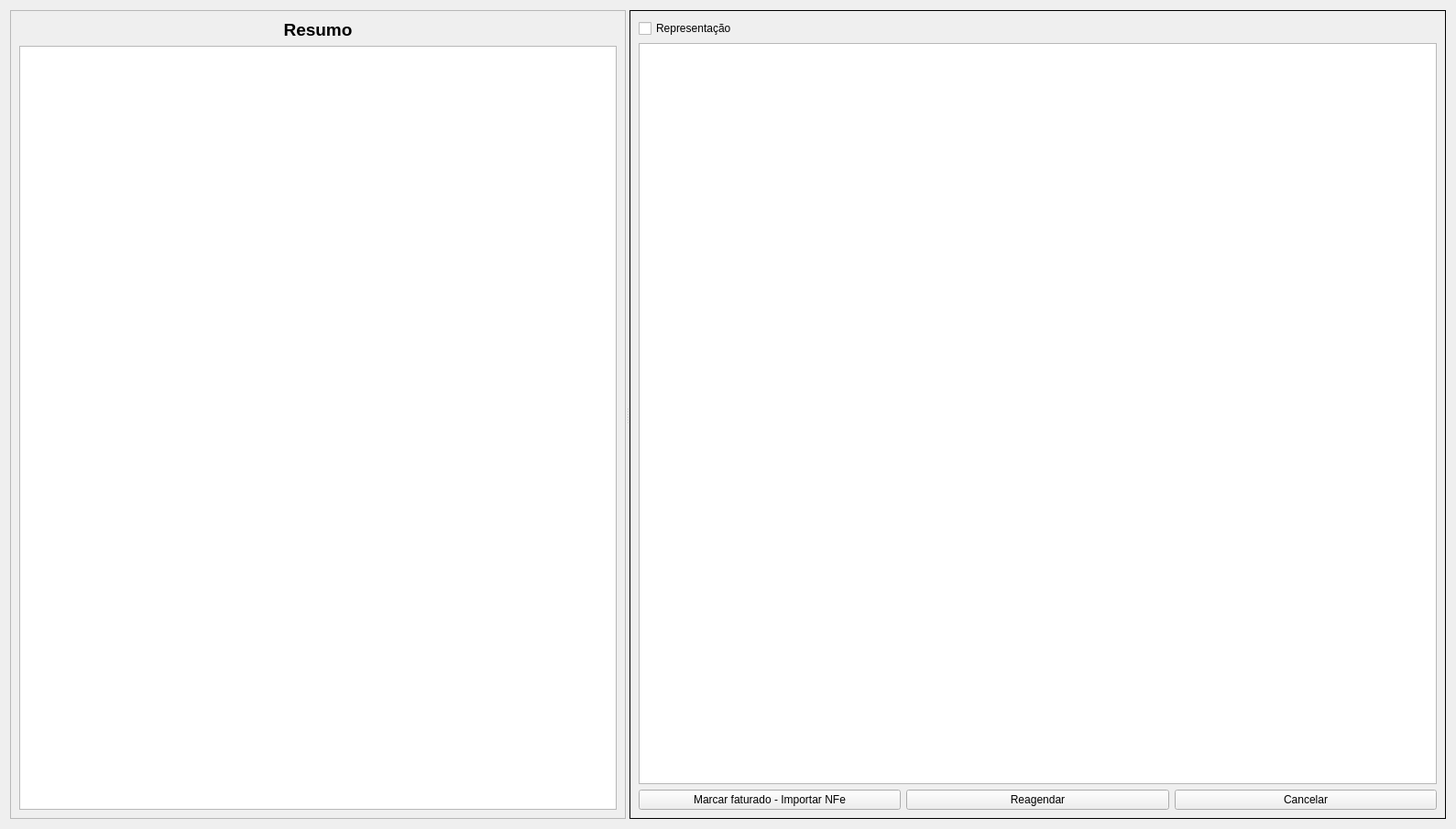
<?xml version="1.0" encoding="UTF-8"?>
<ui version="4.0">
 <class>WidgetCompraFaturar</class>
 <widget class="QWidget" name="WidgetCompraFaturar">
  <property name="geometry">
   <rect>
    <x>0</x>
    <y>0</y>
    <width>1589</width>
    <height>905</height>
   </rect>
  </property>
  <property name="windowTitle">
   <string>Form</string>
  </property>
  <layout class="QGridLayout" name="gridLayout_4">
   <item row="0" column="0">
    <widget class="QSplitter" name="splitter">
     <property name="orientation">
      <enum>Qt::Horizontal</enum>
     </property>
     <widget class="QFrame" name="frame">
      <property name="frameShape">
       <enum>QFrame::StyledPanel</enum>
      </property>
      <property name="frameShadow">
       <enum>QFrame::Raised</enum>
      </property>
      <layout class="QGridLayout" name="gridLayout">
       <item row="1" column="0">
        <widget class="TableView" name="tableResumo">
         <property name="sizePolicy">
          <sizepolicy hsizetype="Preferred" vsizetype="Expanding">
           <horstretch>0</horstretch>
           <verstretch>0</verstretch>
          </sizepolicy>
         </property>
         <property name="editTriggers">
          <set>QAbstractItemView::NoEditTriggers</set>
         </property>
         <property name="selectionMode">
          <enum>QAbstractItemView::NoSelection</enum>
         </property>
         <property name="selectionBehavior">
          <enum>QAbstractItemView::SelectRows</enum>
         </property>
        </widget>
       </item>
       <item row="0" column="0">
        <widget class="QLabel" name="labelCompras_10">
         <property name="font">
          <font>
           <pointsize>14</pointsize>
           <weight>75</weight>
           <bold>true</bold>
          </font>
         </property>
         <property name="text">
          <string>Resumo</string>
         </property>
         <property name="alignment">
          <set>Qt::AlignCenter</set>
         </property>
        </widget>
       </item>
      </layout>
     </widget>
     <widget class="QFrame" name="frame_4">
      <property name="frameShape">
       <enum>QFrame::Box</enum>
      </property>
      <property name="frameShadow">
       <enum>QFrame::Plain</enum>
      </property>
      <layout class="QGridLayout" name="gridLayout_2">
       <item row="2" column="0">
        <widget class="QPushButton" name="pushButtonMarcarFaturado">
         <property name="text">
          <string>Marcar faturado - Importar NFe</string>
         </property>
        </widget>
       </item>
       <item row="2" column="2">
        <widget class="QPushButton" name="pushButtonCancelarCompra">
         <property name="enabled">
          <bool>true</bool>
         </property>
         <property name="text">
          <string>Cancelar</string>
         </property>
        </widget>
       </item>
       <item row="2" column="1">
        <widget class="QPushButton" name="pushButtonReagendar">
         <property name="text">
          <string>Reagendar</string>
         </property>
        </widget>
       </item>
       <item row="1" column="0" colspan="3">
        <widget class="TableView" name="table">
         <property name="mouseTracking">
          <bool>true</bool>
         </property>
         <property name="editTriggers">
          <set>QAbstractItemView::NoEditTriggers</set>
         </property>
         <property name="alternatingRowColors">
          <bool>true</bool>
         </property>
         <property name="selectionMode">
          <enum>QAbstractItemView::MultiSelection</enum>
         </property>
         <property name="selectionBehavior">
          <enum>QAbstractItemView::SelectRows</enum>
         </property>
         <property name="sortingEnabled">
          <bool>true</bool>
         </property>
        </widget>
       </item>
       <item row="0" column="0">
        <widget class="QCheckBox" name="checkBoxRepresentacao">
         <property name="text">
          <string>Representação</string>
         </property>
        </widget>
       </item>
      </layout>
     </widget>
    </widget>
   </item>
  </layout>
 </widget>
 <customwidgets>
  <customwidget>
   <class>TableView</class>
   <extends>QTableView</extends>
   <header>src/tableview.h</header>
  </customwidget>
 </customwidgets>
 <resources/>
 <connections/>
</ui>
